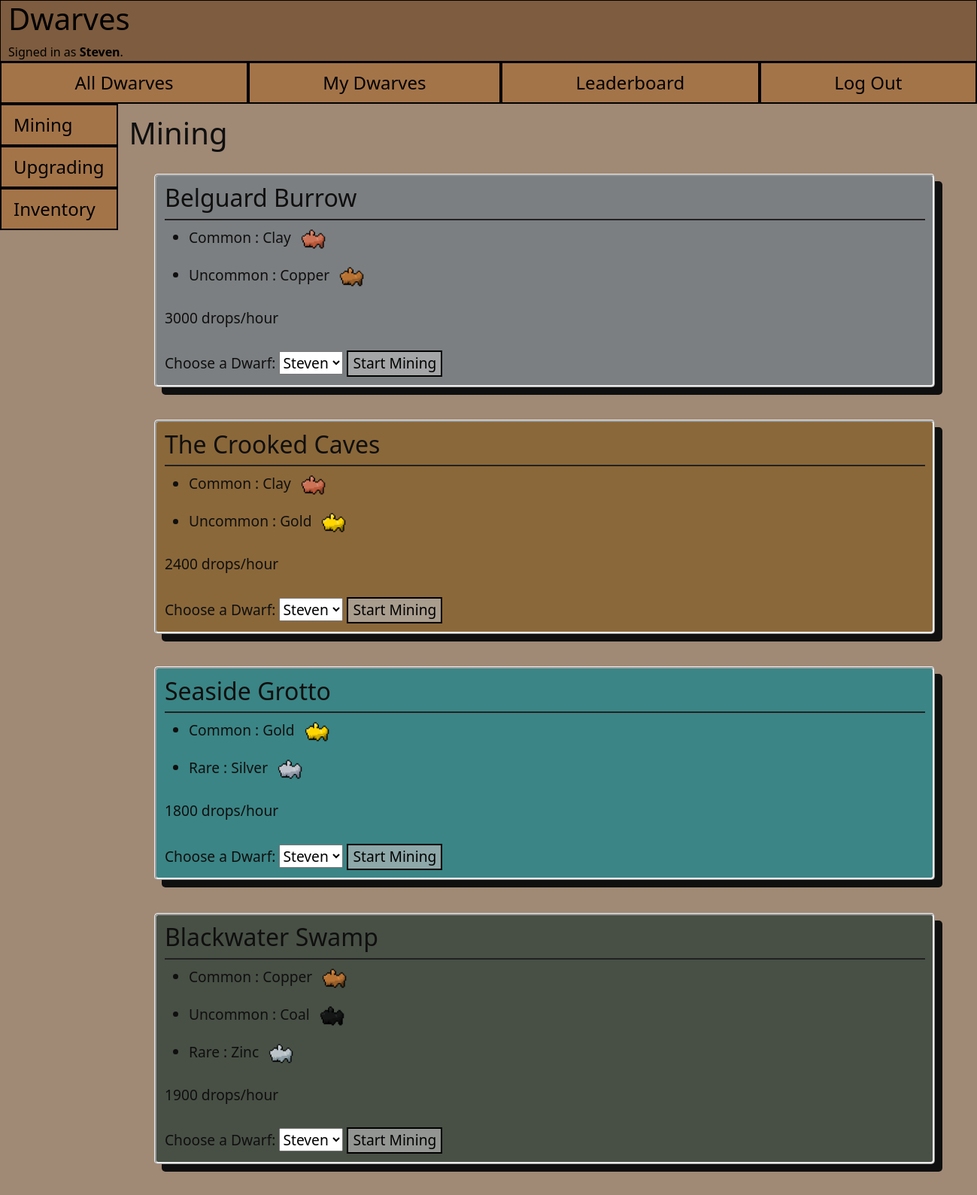
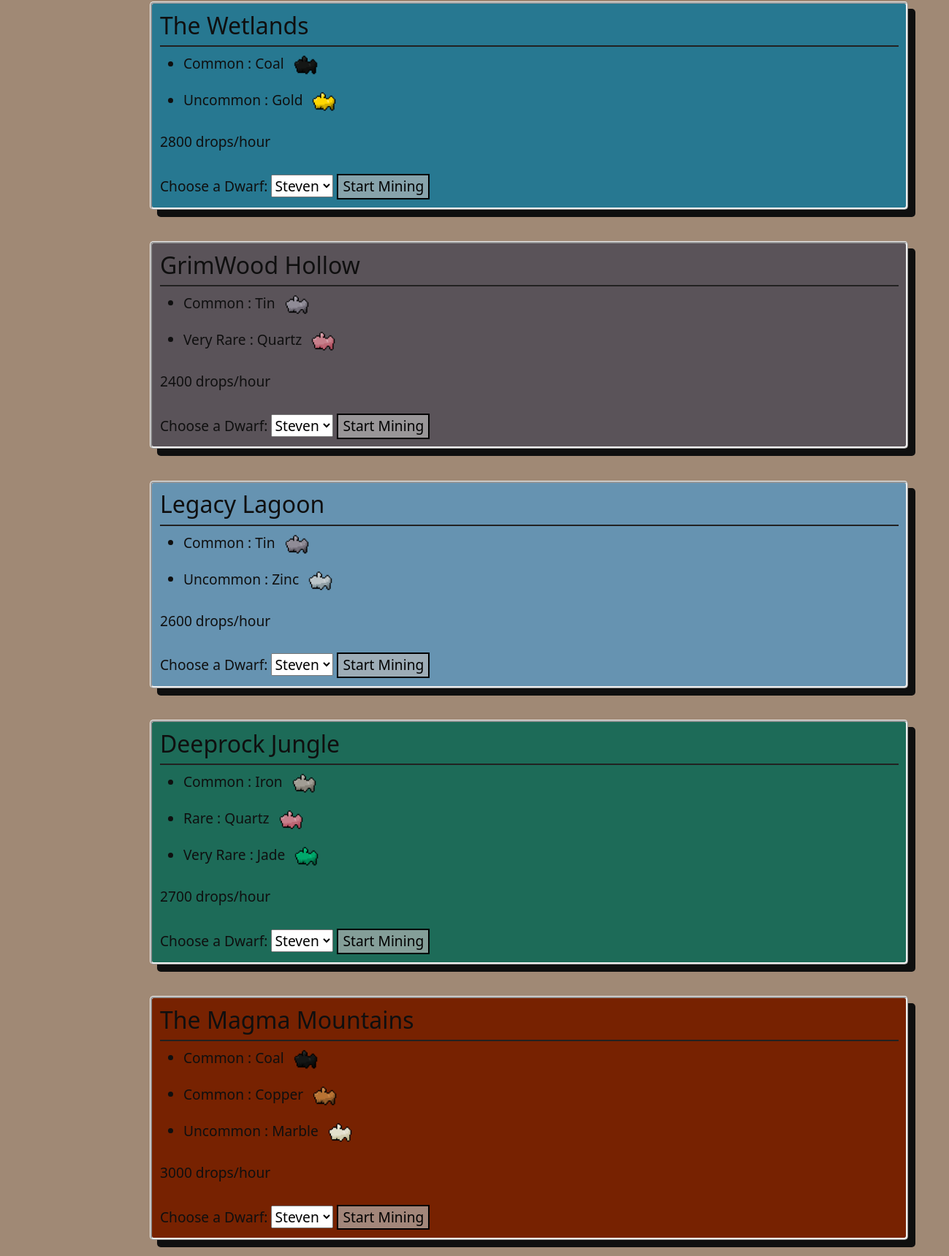
/mining (signed in), run on the app's committed database (2 pictures, top to bottom).
### dwarves/models.py (models this page shows, shortened)
class User(AbstractUser):
    gold_obtained = models.IntegerField(default=0)

class Mine(models.Model):
    name = models.CharField(max_length=64)
    rate = models.IntegerField(default=0)
    requirement = models.IntegerField(default=0)

class Mineral(models.Model):
    user = ForeignKey(User,blank=True, null=True, default="", on_delete=CASCADE, related_name="inventory")
    upgrade = ForeignKey(Upgrade,blank=True, null=True, default="", on_delete=CASCADE, related_name="cost")
    mine = ForeignKey(Mine,blank=True, null=True, default="", on_delete=CASCADE, related_name="minerals")
    name = models.CharField(max_length=64, choices=possible_minerals)
    value = models.IntegerField(blank=True, null=True, default=0)
    rarity = models.CharField(max_length=64, blank=True, null=True, default='', choices=[
        ('', ''), ('Common', 'common') ,('Uncommon', 'uncommon'), ('Rare', 'rare'), ('Very Rare', 'very_rare')])

### dwarves/views.py (the view)
# urls.py: path("mining", views.mining, name="mining"),
@login_required(login_url='login')
def mining(request):
    mines = Mine.objects.all()
    active_jobs = Job.objects.filter(dwarf__in=request.user.user_dwarfs.all())
    active_mines = []
    active_dwarves = []
    for job in active_jobs:
        active_dwarves.append(job.dwarf.name)
        active_mines.append(job.mine)
    inactive_dwarves = request.user.user_dwarfs.exclude(name__in=active_dwarves)
    dwarves_count = request.user.user_dwarfs.all().count()
    return render(request, "dwarves/mining.html", {
        "mines": mines,
        "active_mines": active_mines,
        "active_jobs": active_jobs,
        "inactive_dwarves": inactive_dwarves,
        "dwarves_count": dwarves_count,
    })

### dwarves/templatetags/tags.py (called while the page is built)
@register.filter(name='get_mine_name')
def get_mine_name(name):
    if name.split(' ', 1)[0].lower() == "the":
        return name.split(' ', 1)[1]
    else:
        return name.split(' ', 1)[0]

### dwarves/templates/dwarves/mining.html (shortened to what this page needs)
{% extends "dwarves/layout.html" %}
{% load tags %}
{% block body %}
{% load static %}
<h1>Mining</h1>
<div class="row">
{% for mine in mines %}
{% if mine.requirement <= dwarves_count %}
<div class="col-md-12">
    <div id={{mine.name|get_mine_name}} style="margin:2%; padding:1%; border-style:ridge; border-radius:5px;
    box-shadow: 10px 10px; font-size:larger;">
    <div style=" border-bottom:2px rgb(34, 33, 33) solid"><h2>{{ mine.name }}</h2></div>
    <ul>
    {% for mineral in mine.minerals.all %}
        <li>{{ mineral.rarity }} : {{ mineral.name}}
            <img src="{% static '/dwarves/media/'|add:mineral.name|add:'.png' %}" alt="{{ mineral.name }}"
                    style="height:50px; width:50px">
        </li>
    {% endfor %}
    </ul>
    {{ mine.rate }} drops/hour <br> <br>
        {% if mine in active_mines %}
            {% for job in active_jobs %}
                {% if job.mine == mine %}
                    <strong>{{ job.dwarf.name }} </strong>is currently mining: {{ job|progress }} / {{job.dwarf.capacity}} <br>
                    {{ job|time_remaining }} minutes remaining <br>
                    <form action="{% url 'stop_mining' mine.name %}" method="post">
                        {% csrf_token %}
                        <input type="submit" value="Stop Mining" class="button1">
                    </form>
                {% endif %}
            {% endfor %}
        {% else %}
            <form action="{% url 'start_mining' mine.name %}" method="post">
                <label for="dwarf">Choose a Dwarf:</label>
                <select name="dwarf">
                    {% for dwarf in inactive_dwarves %}
                        <option value={{ dwarf.name }}>{{ dwarf.name }}</option>
                    {% endfor %}
                </select>
                <input type="submit" class="button1" value="Start Mining"
                style="background-color: rgba(185, 185, 185, 0.658); color:black; border:2px solid">
            </form>
        {% endif %}
    </div>
</div>
{% endif %}
{% endfor %}
</div>
{% endblock %}

### dwarves/templates/dwarves/layout.html (shortened to what this page needs)
{% load static %}
<!DOCTYPE html>
<html lang="en">
    <head>
        <link href="https://cdn.jsdelivr.net/npm/bootstrap@5.0.0-beta2/dist/css/bootstrap.min.css" rel="stylesheet">
        <link href="{% static 'dwarves/styles.css' %}" rel="stylesheet">
    </head>
    <body>
        <div class="page-header">
            <h1 style="margin-left:10px">Dwarves</h1>
            <div style="margin-left:10px">
                {% if user.is_authenticated %}
                    Signed in as <strong>{{ user.username }}</strong>.
                {% else %}
                    Not signed in.
                {% endif %}
            </div>
        </div>
        <ul class="nav justify-content-center nav-fill">
            <li class="nav-item">
                <a class="nav-link" href="{% url 'all_dwarves' %}">All Dwarves</a>
            </li>
            {% if user.is_authenticated %}
                <li class="nav-item">
                    <a class="nav-link" href="{% url 'my_dwarves' %}">My Dwarves</a>
                </li>
                <li class="nav-item">
                    <a class="nav-link" href="{% url 'leaderboard' %}">Leaderboard</a>
                </li>
                <li class="nav-item">
                    <a class="nav-link" href="{% url 'logout' %}">Log Out</a>
                </li>
            {% endif %}
        </ul>
        <div class="vertical-nav">
            <ul class="nav flex-column">
            <li class="nav-item">
              <a class="nav-link active" aria-current="page" href="{% url 'mining' %}">Mining</a>
            </li>
            <li class="nav-item">
              <a class="nav-link" href="{% url 'select' %}">Upgrading</a>
            </li>
            <li class="nav-item">
              <a class="nav-link" href="{% url 'inventory' %}">Inventory</a>
            </li>
            </ul>
        </div>
            <div class="container" style="margin-left:134px !important; position:relative !important; left:15px; top:15px !important">
            {% block body %}
            {% endblock %}
            </div>
    </body>
</html>

### dwarves/static/dwarves/styles.css (style rules this page uses)
body { background-color:rgb(160, 137, 117) !important; color: rgb(15, 15, 15); }
.page-header { background-color: rgb(126, 92, 63); color:black; border:1px solid; }
img { height: 200px; }
.nav-link { font-size: 150% !important; }
.vertical-nav { float: left !important; }
.button1 { background-color: rgba(185, 185, 185, 0.658); color:black; border:2px solid; }
.nav-link { background-color: rgb(164,116,73) !important; color:black !important; border:2px solid !important; }
#Belguard { background-color:rgb(124, 127, 129); }
#Crooked { background-color:rgb(139, 104, 58); }
#Seaside { background-color:rgb(59, 133, 134); }
#Blackwater { background-color: rgb(72, 80, 69); }
#Wetlands { background-color:rgb(39, 120, 145); }
#GrimWood { background-color:rgb(90, 83, 89); }
#Legacy { background-color:rgb(102, 147, 177); }
#Deeprock { background-color:rgb(29, 107, 88); }
#Magma { background-color:rgb(119, 34, 1); }

### data on the page
User: username "Steven"
Mine: name "Belguard Burrow", rate "3000"
Mineral: rarity "Common", name "Clay", name (picture)
Mineral: rarity "Uncommon", name "Copper", name (picture)
Mine: name "The Crooked Caves", rate "2400"
Mineral: rarity "Common", name "Clay", name (picture)
Mineral: rarity "Uncommon", name "Gold", name (picture)
Mine: name "Seaside Grotto", rate "1800"
Mineral: rarity "Common", name "Gold", name (picture)
Mineral: rarity "Rare", name "Silver", name (picture)
Mine: name "Blackwater Swamp", rate "1900"
Mineral: rarity "Common", name "Copper", name (picture)
Mineral: rarity "Uncommon", name "Coal", name (picture)
Mineral: rarity "Rare", name "Zinc", name (picture)
Mine: name "The Wetlands", rate "2800"
Mineral: rarity "Common", name "Coal", name (picture)
Mineral: rarity "Uncommon", name "Gold", name (picture)
Mine: name "GrimWood Hollow", rate "2400"
Mineral: rarity "Common", name "Tin"
Mineral: rarity "Very Rare", name "Quartz", name (picture)
Mine: name "Legacy Lagoon", rate "2600"
Mineral: rarity "Common", name "Tin"
Mineral: rarity "Uncommon", name "Zinc", name (picture)
Mine: name "Deeprock Jungle", rate "2700"
Mineral: rarity "Common", name "Iron", name (picture)
Mineral: rarity "Rare", name "Quartz", name (picture)
Mineral: rarity "Very Rare", name "Jade", name (picture)
Mine: name "The Magma Mountains", rate "3000"
Mineral: rarity "Common", name "Coal", name (picture)
Mineral: rarity "Common", name "Copper", name (picture)
Mineral: rarity "Uncommon", name "Marble", name (picture)

### other printed values
form field dwarf "Steven"
